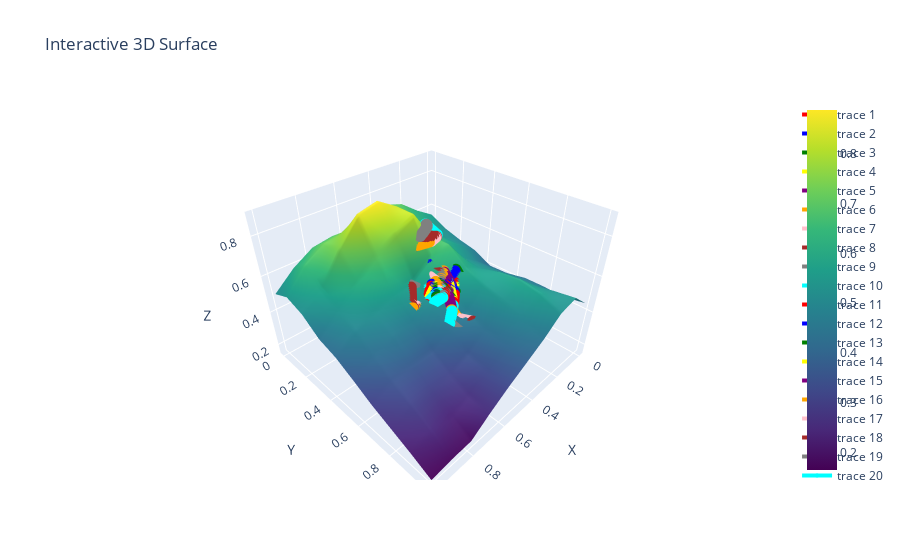

The notebook cell this image was saved under:
### Code cell
import matplotlib.pyplot as plt
from mpl_toolkits.mplot3d import Axes3D


# Create a grid
k = 10 # resolution parameter
x = torch.linspace(0, 1, k)
y = torch.linspace(0, 1, k)
X, Y = torch.meshgrid(x, y, indexing='ij')
pts = torch.stack(torch.meshgrid(x, y, indexing='ij'), dim=-1).requires_grad_(False)
Z = f(pts).squeeze()
# Z = heat_flow(Z,n_steps=2000)
# Convert to numpy for plotting
X_np, Y_np, Z_np = X.numpy(), Y.numpy(), Z.detach().numpy()
pl``
# Plot
import plotly.graph_objects as go
fig = go.Figure(data=[go.Surface(z=Z_np, x=X_np, y=Y_np, colorscale='Viridis')])
fig.update_layout(title='Interactive 3D Surface',
                  scene=dict(xaxis_title='X', yaxis_title='Y', zaxis_title='Z'))
# fig.show()



# def immersion(pts):
#     X = pts[..., 0]
#     Y = pts[..., 1]
#     Z = f(pts).squeeze()
#     return torch.stack([X, Y, Z], dim=-1).squeeze()

# trajectory_3d = immersion(trajectory.squeeze()[:,:2])

# traj_np = trajectory_3d.detach().numpy()
# fig.add_trace(go.Scatter3d(x=traj_np[:, 0], y=traj_np[:, 1], z=traj_np[:, 2],
#                            mode='lines+markers',
#                            marker=dict(color='red', size=4),
#                            line=dict(color='red', width=4)))
X = full_path.detach()
colors = ['red', 'blue', 'green', 'yellow', 'purple', 'orange', 'pink', 'brown', 'gray', 'cyan']
L = len(colors)
# for i in range(V.shape[0]):
for i in range(50):
    fig.add_trace(go.Scatter3d(x=X[10*i:10*(i+1), 0], y=X[10*i:10*(i+1), 1], z=X[10*i:10*(i+1), 2],
                           mode='lines+markers',
                           marker=dict(color=colors[i%L], size=4),
                           line=dict(color=colors[i%L], width=4)))


fig.show()
